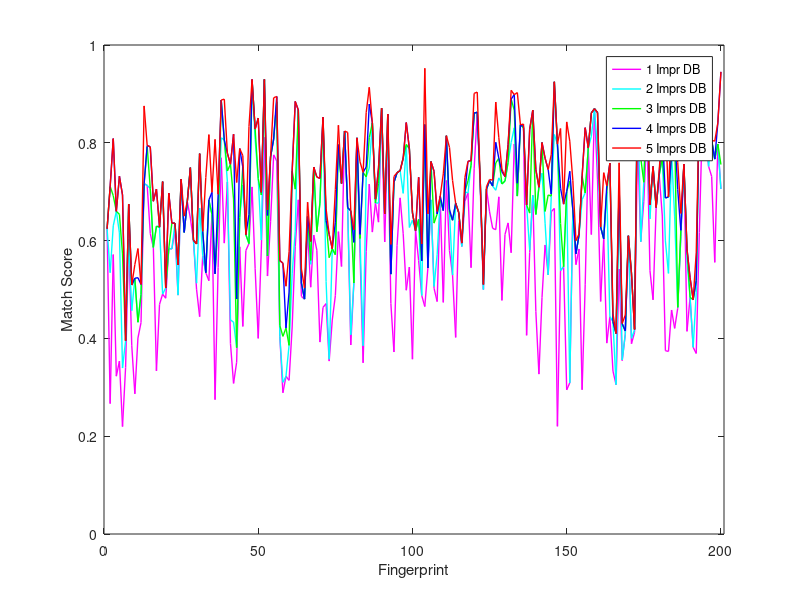
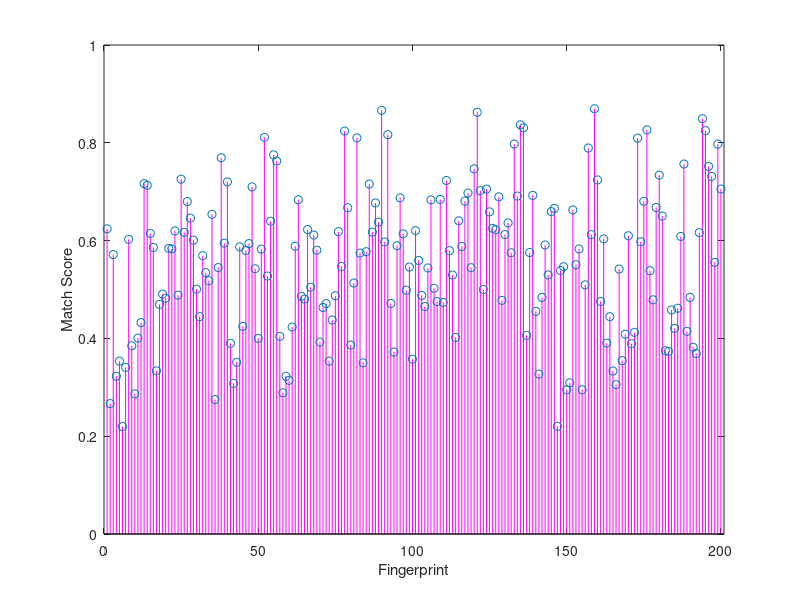
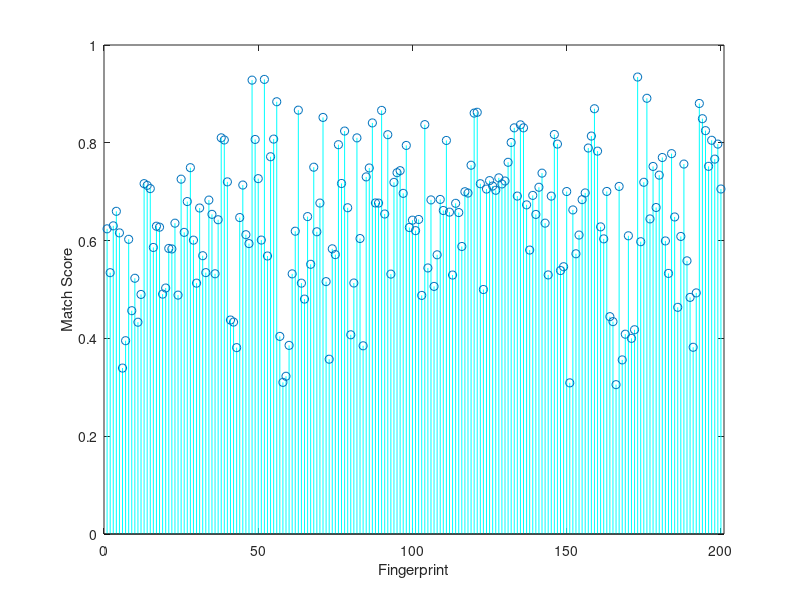
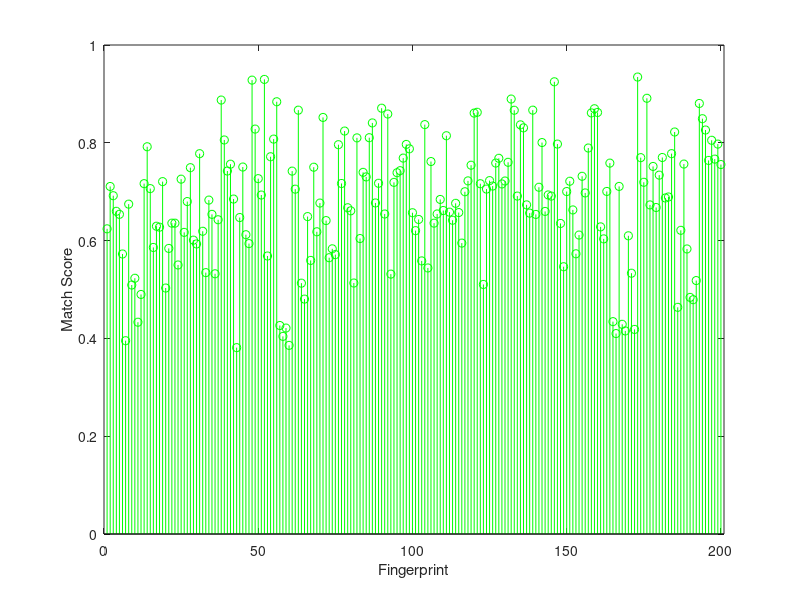

Source code (MATLAB) for these figures, in order:
clear all;
load 200_fingers_matching_info_v2;
size=200;
figure;
for i=1:size
    max_data(i) = max(Match_Score(i,1:1));
end
plot(max_data(1:size), 'Color', [1 0 1], 'LineWidth', 1);
hold on
for i=1:size
    max_data(i) = max(Match_Score(i,1:2));
end
plot(max_data(1:size), 'Color', [0 1 1], 'LineWidth', 1)
hold on
for i=1:size
    max_data(i) = max(Match_Score(i,1:3));
end
plot(max_data(1:size), 'g', 'LineWidth', 1);
hold on
for i=1:size
    max_data(i) = max(Match_Score(i,1:4));
end
plot(max_data(1:size), 'b', 'LineWidth', 1);
hold on
for i=1:size
    max_data(i) = max(Match_Score(i,1:5));
end
plot(max_data(1:size), 'r', 'LineWidth', 1);
xlim([0 size+1])
ylim([0 1])
xlabel('Fingerprint')
ylabel('Match Score')
legend('1 Impr DB', '2 Imprs DB', '3 Imprs DB', '4 Imprs DB', '5 Imprs DB' )

%%%%%%%%%%%%%%%%%%%%%%%%%%%%%%%%%%%%%%%%%%%%%%
figure
for i=1:size
    max_data(i) = max(Match_Score(i,1:1));
end
imprs_1_accuracy = max_data;
stem(max_data(1:size), 'Color', [1 0 1]);
xlim([0 size+1])
ylim([0 1])
xlabel('Fingerprint')
ylabel('Match Score')

figure
for i=1:size
    max_data(i) = max(Match_Score(i,1:2));
end
stem(max_data(1:size), 'Color', [0 1 1]);
xlim([0 size+1])
ylim([0 1])
xlabel('Fingerprint')
ylabel('Match Score')

figure
for i=1:size
    max_data(i) = max(Match_Score(i,1:3));
end
stem(max_data(1:size), 'g');
xlim([0 size+1])
ylim([0 1])
xlabel('Fingerprint')
ylabel('Match Score')

figure
for i=1:size
    max_data(i) = max(Match_Score(i,1:4));
end
stem(max_data(1:size), 'b');
xlim([0 size+1])
ylim([0 1])
xlabel('Fingerprint')
ylabel('Match Score')

figure
for i=1:size
    max_data(i) = max(Match_Score(i,1:5));
end
imprs_5_accuracy = max_data;
stem(max_data(1:size), 'r');
xlim([0 size+1])
ylim([0 1])
xlabel('Fingerprint')
ylabel('Match Score')


figure
plot(imprs_5_accuracy-imprs_1_accuracy, 'Color', [0 .5 1], 'LineWidth', 1);
xlim([0 size+1])
ylim([0 1])
xlabel('Fingerprint')
ylabel('Match Score Increased')
title('Accuracy Increased from 1 Impr DB to 5 Imprs DB')
